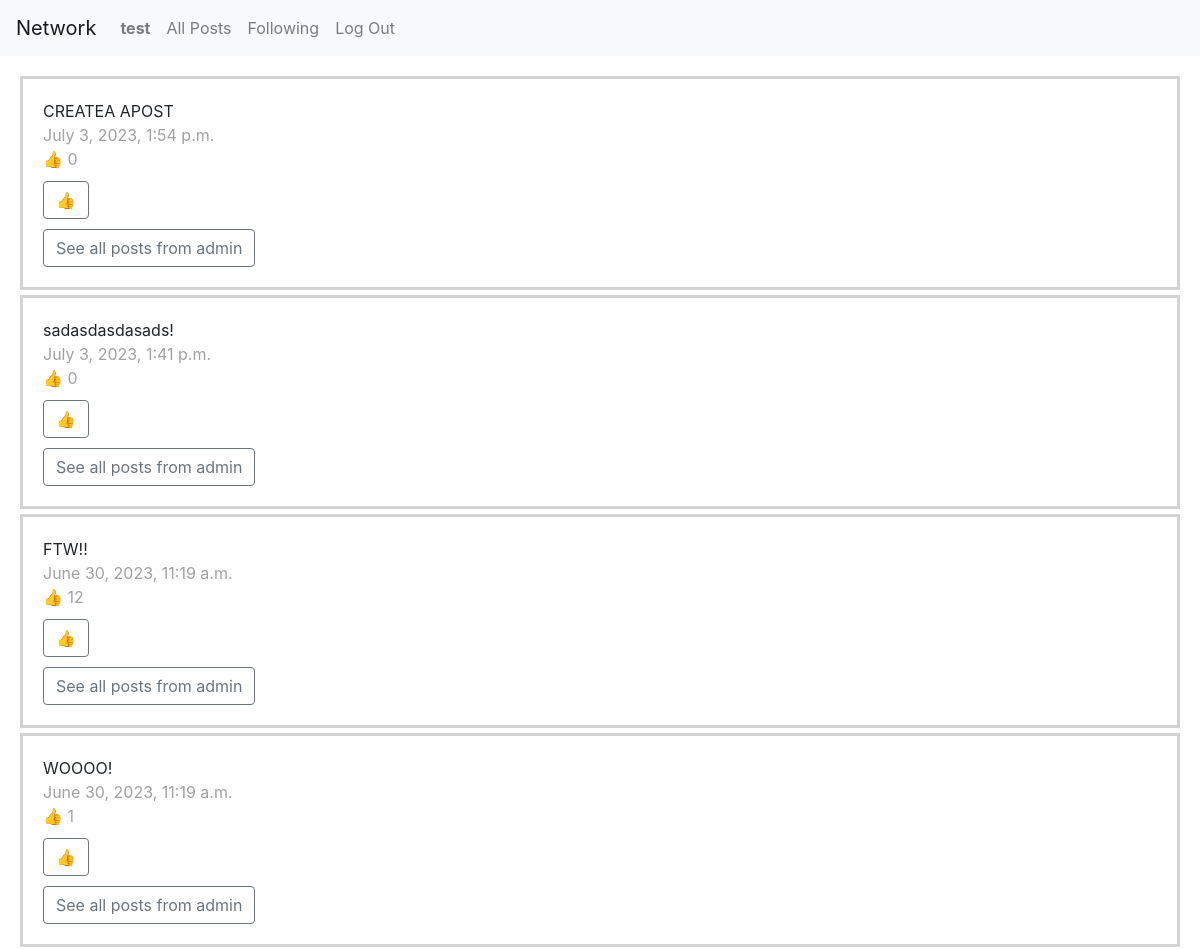
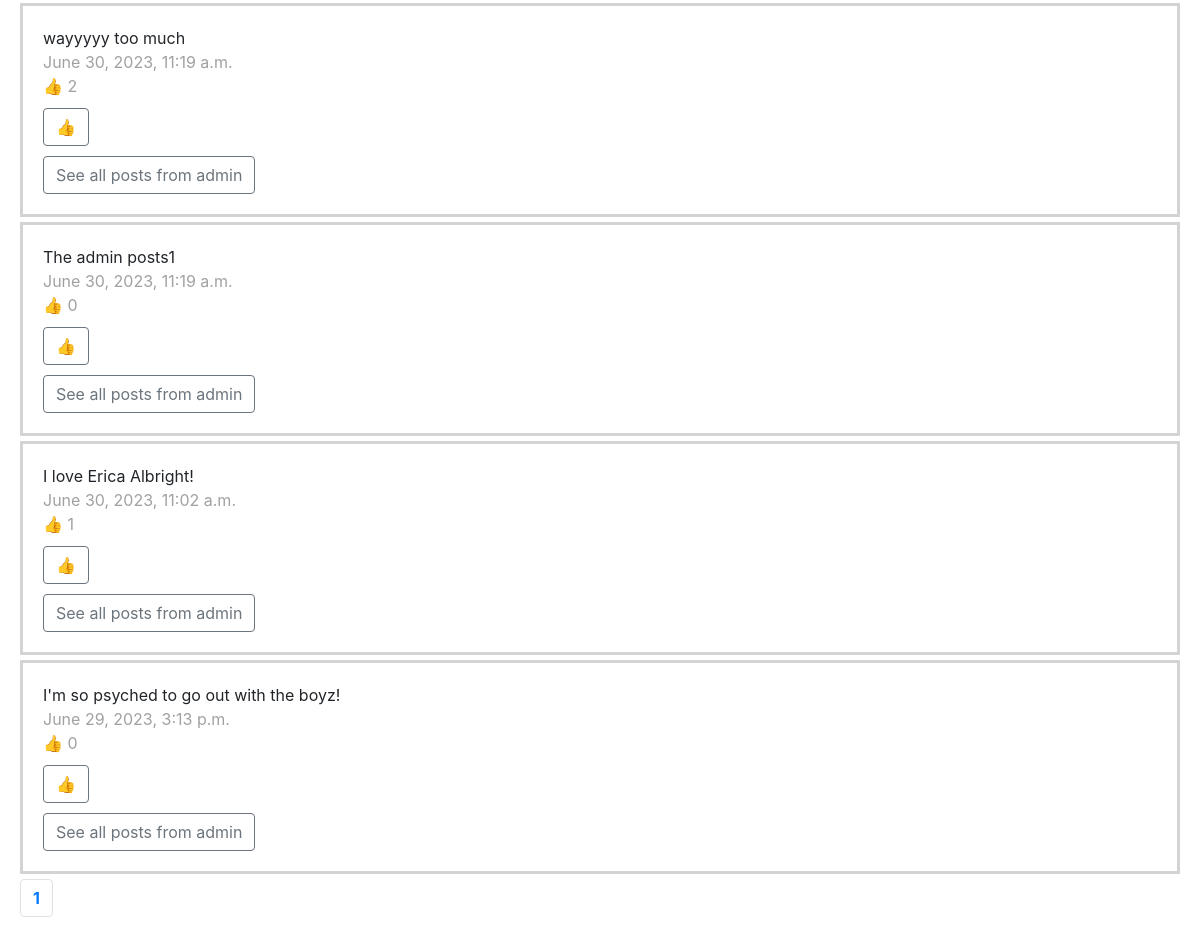
Page /following (signed in) on the committed database (2 pictures, top to bottom).
### network/models.py (models this page shows, shortened)
class User(AbstractUser):
    pass

class Post(models.Model):
    content = models.CharField(max_length=280)
    postingUser = models.ForeignKey(User, on_delete=models.CASCADE)
    timePosted = models.DateTimeField(auto_now_add=True)
    hearts = models.PositiveIntegerField(default=0)

### network/views.py (the view)
# urls.py: path("following", views.following, name="following"),
@login_required
def following(request, pageNum=1):
    user = User.objects.get(id=request.user.id)
    follows = user.users.all() # I don't understand why this works. I thought it should be users_they_follow, but it's not...
    post_list = []
    for follow in follows:
        posts = Post.objects.filter(postingUser=User(id=follow.user_they_follow.id),)
        for post in posts:
            post_list.append(post)
    post_list.sort(key=lambda x: x.timePosted, reverse=True)
    pages = Paginator(post_list, 10)
    return render(request, "network/following.html", {
        "pages": pages,
        "currentPageNum": pageNum,
        "posts": pages.page(pageNum)
    })

### network/templates/network/following.html (shortened to what this page needs)
{% extends "network/layout.html" %}
{% load static %}
{% block body %}
{% for post in posts %}
<div class="post" id="p{{post.id}}">
  <div id="pc{{post.id}}">{{post.content}}</div>
  <div class="light"> {{post.timePosted}}</div>
  <div id="hc{{post.id}}" class="light hearts">👍 {{post.hearts}}</div>
  <button id="hb{{post.id}}" style="display: block;" class="btn btn-outline-secondary heart-button" data-post="{{ post.id }}" >👍</button>
    <a href="{% url 'user' post.postingUser.id %}">
  <button  type="button" class="btn btn-outline-secondary">See all posts from
    {{post.postingUser.username}}</button>
  </a>
</div>
{% endfor %}
<nav aria-label="Page navigation example">
  <ul class="pagination">
    {% for page in pages.page_range %}
    {% if currentPageNum == page%}
    <li class="page-item"><a class="page-link" href="{% url 'index' page %}"><div class="bold">{{page}}</div></a></li>
    {% else %}
    <li class="page-item"><a class="page-link" href="{% url 'index' page %}">{{page}}</a></li>
    {% endif %}
    {% endfor %}
  </ul>
</nav>
{% endblock %}

### network/templates/network/layout.html (shortened to what this page needs)
{% load static %}
<!DOCTYPE html>
<html lang="en">
<head>
    <link rel="stylesheet" href="https://stackpath.bootstrapcdn.com/bootstrap/4.4.1/css/bootstrap.min.css"
>
    <link href="{% static 'network/styles.css' %}" rel="stylesheet">
</head>
<body>
    <nav class="navbar navbar-expand-lg navbar-light bg-light">
        <a class="navbar-brand" href="#">Network</a>
        <div>
            <ul class="navbar-nav mr-auto">
                {% if user.is_authenticated %}
                <li class="nav-item">
                    <a class="nav-link" href="#"><strong>{{ user.username }}</strong></a>
                </li>
                {% endif %}
                <li class="nav-item">
                    <a class="nav-link" href="{% url 'index' %}">All Posts</a>
                </li>
                {% if user.is_authenticated %}
                <li class="nav-item">
                    <a class="nav-link" href="{% url 'following' %}">Following</a>
                </li>
                <li class="nav-item">
                    <a class="nav-link" href="{% url 'logout' %}">Log Out</a>
                </li>
                {% endif %}
            </ul>
        </div>
    </nav>
    <div class="body">
        {% block body %}
        {% endblock %}
    </div>
</body>
</html>

### network/static/network/styles.css (style rules this page uses)
.post { border-style: solid; border-color: lightgray; padding: 20px; margin-bottom:5px; }
.bold { font-weight: bold; }
.light { color: #a1a1a1; }
button { margin-top:10px; }
.body { margin: 20px; }

### rows in the picture
User: username "test"
Post: content "CREATEA APOST", timePosted "July 3, 2023, 1:54 p.m.", hearts "0", postingUser.username "admin"
Post: content "sadasdasdasads!", timePosted "July 3, 2023, 1:41 p.m.", hearts "0", postingUser.username "admin"
Post: content "FTW!!", timePosted "June 30, 2023, 11:19 a.m.", hearts "12", postingUser.username "admin"
Post: content "WOOOO!", timePosted "June 30, 2023, 11:19 a.m.", hearts "1", postingUser.username "admin"
Post: content "wayyyyy too much", timePosted "June 30, 2023, 11:19 a.m.", hearts "2", postingUser.username "admin"
Post: content "The admin posts1", timePosted "June 30, 2023, 11:19 a.m.", hearts "0", postingUser.username "admin"
Post: content "I love Erica Albright!", timePosted "June 30, 2023, 11:02 a.m.", hearts "1", postingUser.username "admin"
Post: content "I'm so psyched to go out with the boyz!", timePosted "June 29, 2023, 3:13 p.m.", hearts "0", postingUser.username "admin"

### other values in the picture
{{ page }} "1"
